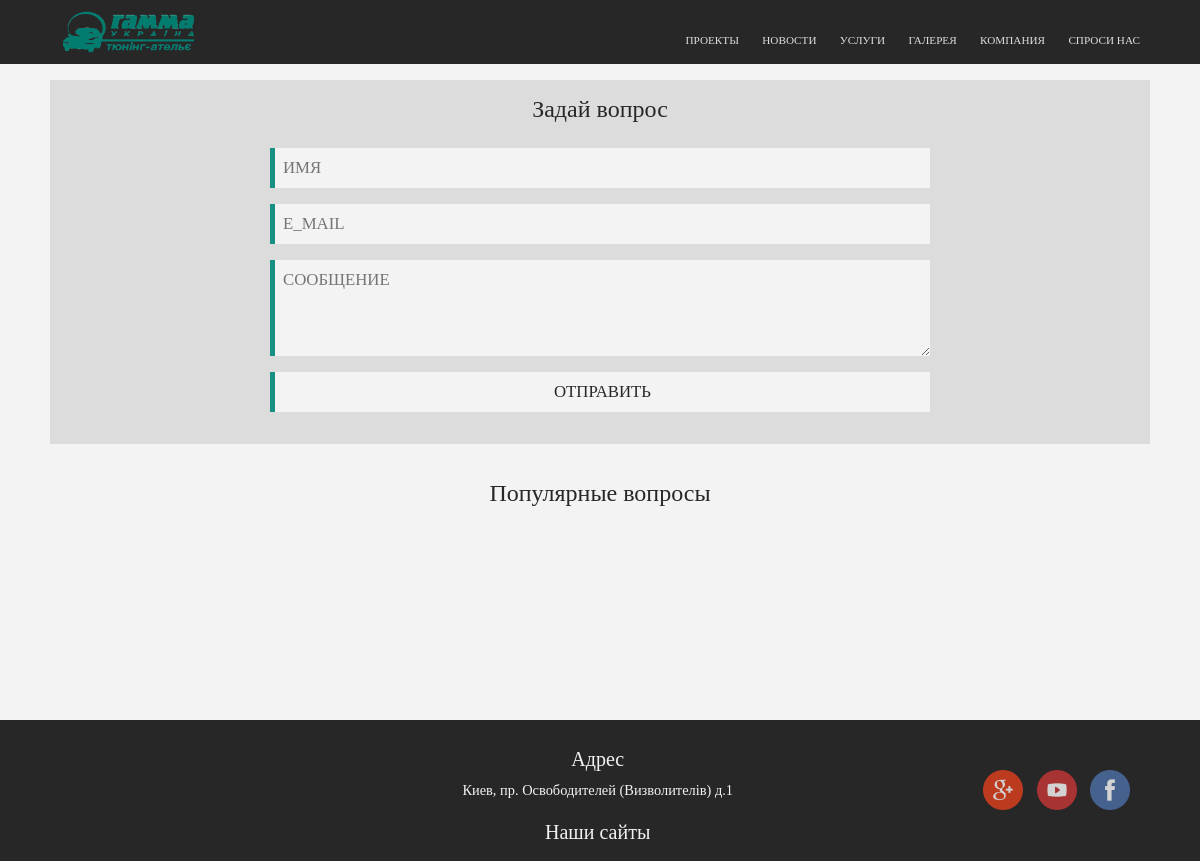
The app's page /askme/, older data.
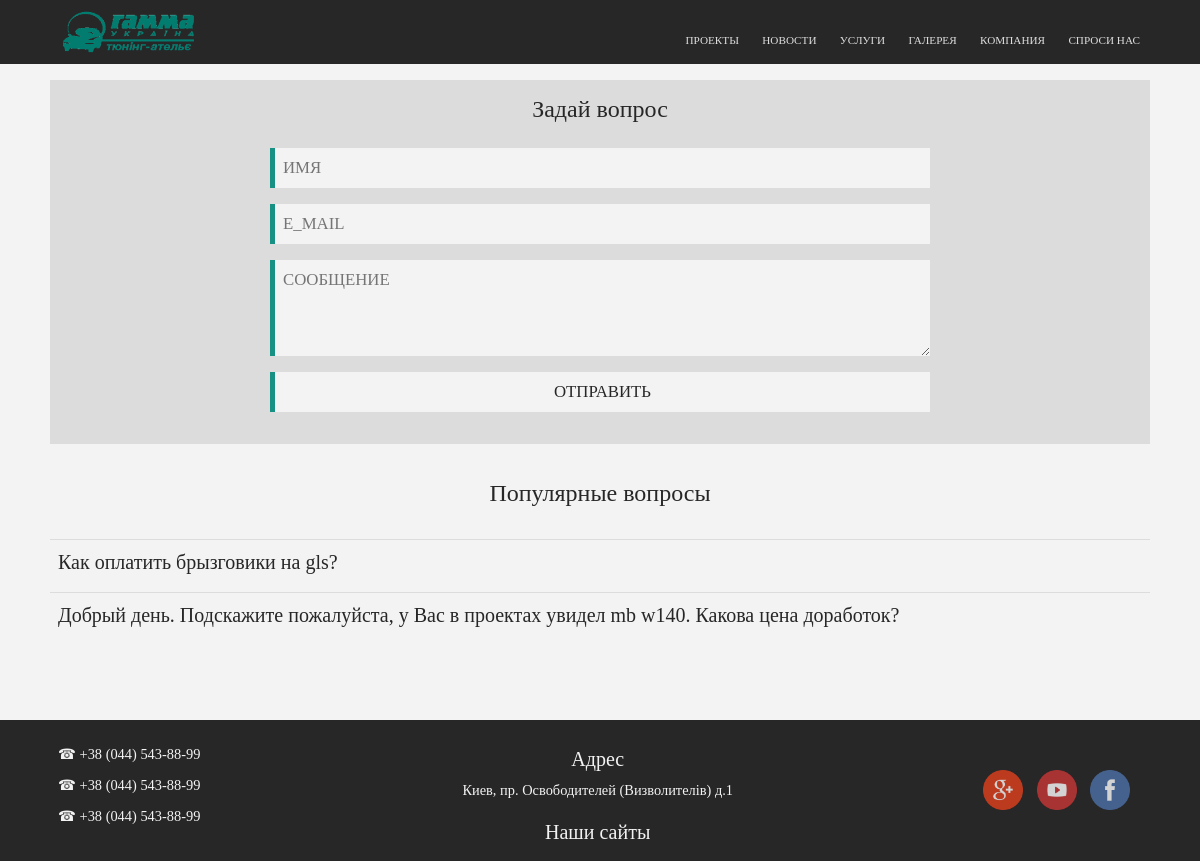
The same page, newer data.
### gmsite/models.py (models this page shows, shortened)
class Question(models.Model):
    title = models.CharField(max_length=40, blank=True, null=True)
    description = models.TextField(max_length=150, blank=True, null=True)
    name = models.CharField(max_length=100)
    email = models.EmailField()
    question = models.TextField()
    answer = models.TextField(blank=True, null=True)
    active = models.BooleanField(default=False)
    class Meta:
        verbose_name = u"Вопрос"
        verbose_name_plural = u"-Вопросы"

class Contact(models.Model):
    title = models.CharField(max_length=40, blank=True, null=True)
    description = models.TextField(max_length=150, blank=True, null=True)
    number = models.CharField(max_length=200)
    class Meta:
        verbose_name = u"Номер телефона"
        verbose_name_plural = u"-Номера телефонов"

### gmsite/views.py (the view, shortened to what this page needs)
# urls.py: url(r'^askme/', views.askme, name='askme'),
def askme(request):
    form = ContactForm(request.POST or None)
    content = {
        'Links' : Links.objects.all(),
        'form': form,
        'Questions' : Question.objects.all(),
        'Numbers' : Contact.objects.all(),
        'Services' : Services.objects.all(),
    }
    return render(request, 'askme.html', content)

### gmsite/forms.py
class ContactForm(forms.Form):
    name= forms.CharField(required=True)
    email = forms.EmailField(required=True)
    message = forms.CharField(widget=forms.Textarea, required=True)

### gmsite/templates/askme.html (shortened to what this page needs)
{% extends "all.html" %}
{% load staticfiles %}
{% block headin %}
  <link rel="stylesheet" href="{% static 'css/askme.css' %}" type = "text/css"/>
{% endblock %}
{% block mainin %}
  <div class="ask">
      <div class="contactform">
         <center><h3>Задай вопрос</h3></center>
          <form id="form" method="post">
              <input type="text" name="name" required id="id_name" placeholder="ИМЯ"/>
              <input type="email" name="email" id="id_email" placeholder="E_MAIL"/>
              <textarea type="text" name="question" required id="id_message" placeholder="СООБЩЕНИЕ"></textarea>
              <div class="form-actions">
                  <input id="submit" type="submit" value="ОТПРАВИТЬ">
              </div>
          </form>
     </div>
     <div class="question">
       <center><h3>Популярные вопросы</h3></center>
       {% for Q in Questions %}
        {% if Q.answer %}
           <details>
            <summary>{% autoescape off %}{{Q.question}}{% endautoescape %}</summary>
          </details>
        {% endif %}
       {% endfor %}
     </div>
  </div>
{% endblock %}

### gmsite/templates/all.html (shortened to what this page needs)
<!DOCTYPE html>
<html lang="ru">
<head>
  {% load staticfiles %}
    <link rel="stylesheet" href="https://maxcdn.bootstrapcdn.com/bootstrap/3.3.7/css/bootstrap.min.css">
    <link rel="stylesheet" href="{% static 'css/all.css' %}" />
    {% block headin %}
    {% endblock %}
</head>
<body>
  <div id="wrap">
  <nav id="nav" role="navigation">
    <div class="logo">
      <a href="/">
        <img src="{% static 'img/logo_gamma.png' %}">
      </a>
    </div>
    <ul>
        <li><a href="/projects/">Проекты</a></li>
        <li><a href="/news/">Новости</a></li>
        <li>
          <a aria-haspopup="true">Услуги</a>
        </li>
        <li><a href="/gallery/">Галерея</a></li>
        <li>
          <a aria-haspopup="true">Компания</a>
        </li>
        <li><a href="/askme/">Спроси нас</a></li>
    </ul>
</nav>
  {% block mainin %}
  {% endblock %}
</div>
  <footer>
    <div class="footer-content">
      <div class="numbers">
        {% for N in Numbers %}
          <p>&#9742; {{N.number}}</p>
        {% endfor %}
      </div>
      <div class="adress">
        <h3>Адрес</h3>
        <p>Киев, пр. Освободителей (Визволителів) д.1</p>
        <h3>Наши сайты</h3>
      </div>
      <div class="links">
        <a href="/" id="icc"><img src="{% static 'img/f.png' %}" id = 'blabla'></a>
        <a href="/" id="icc"><img src="{% static 'img/y.png' %}" id = 'blabla'></a>
        <a href="/" id="icc"><img src="{% static 'img/g.png' %}" id = 'blabla'></a>
      </div>
    </div>
  </footer>
</body>
</html>

Row changes from the older to the newer data that the page shows:
added Question: question "Как оплатить брызговики на gls?"
added Question: question "Добрый день. Подскажите пожалуйста, у Вас в проектах увидел mb w140. Какова цена доработок?"
added Contact: number "+38 (044) 543-88-99"
added Contact: number "+38 (044) 543-88-99"
added Contact: number "+38 (044) 543-88-99"
